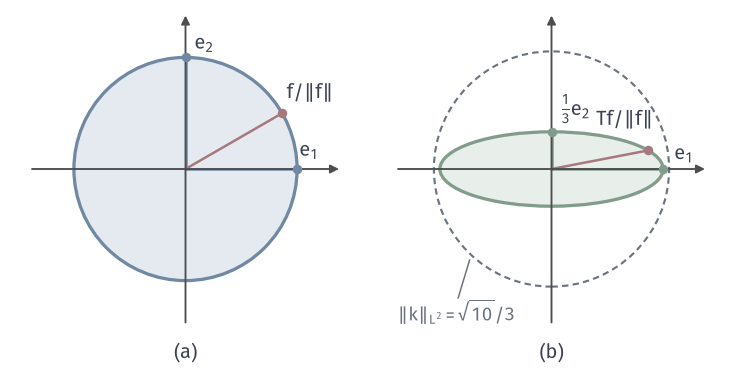

This chart was generated by the following Python code:
from pathlib import Path
import sys
ROOT = next(p for p in Path(__file__).resolve().parents if (p/"build.sh").is_file() and (p/"tex/book.tex").is_file())
sys.path.insert(0, str(ROOT/"figures/00-shared/mathematical-preliminaries-upper/00-shared/comprehension-figures"))
from support import figure, save, BLUE, GREEN, YELLOW, RED, PURPLE, INK, MUTED, GRID, BLUE_FILL, GREEN_FILL, YELLOW_FILL, RED_FILL, PURPLE_FILL
import numpy as np
from matplotlib.colors import LinearSegmentedColormap
from matplotlib.patches import Rectangle, Ellipse, Circle

# 贯穿例子在 span{e1,e2} 上的坐标：T(a,b)=(a,b/3)。单位圆的像是半轴为 1 与 1/3 的椭圆。
# 虚线圆半径 sqrt(10)/3 为核的 L2 范数（Frobenius 范数）。
fig, axes = figure(width_mm=104, height_mm=52, ncols=2, sharex=True, sharey=True)
fig.set_layout_engine(None)
fig.subplots_adjust(left=.03, right=.97, top=.97, bottom=.11, wspace=.12)
L = 1.42
ang = np.pi/6; fpt = np.array([np.cos(ang), np.sin(ang)])
for ax in axes:
    ax.set_xlim(-L, L); ax.set_ylim(-L, L); ax.set_aspect('equal'); ax.axis('off')
    ax.annotate('', xy=(L, 0), xytext=(-L, 0), arrowprops=dict(arrowstyle='-|>', lw=.75, color='#4C4D4F', mutation_scale=7))
    ax.annotate('', xy=(0, L), xytext=(0, -L), arrowprops=dict(arrowstyle='-|>', lw=.75, color='#4C4D4F', mutation_scale=7))
a, b = axes
b.add_patch(Circle((0, 0), np.sqrt(10)/3, fc='none', ec=MUTED, lw=.85, ls=(0, (3, 2))))
a.add_patch(Circle((0, 0), 1, fc=BLUE_FILL, ec=BLUE, lw=1.3))
b.add_patch(Ellipse((0, 0), 2, 2/3, fc=GREEN_FILL, ec=GREEN, lw=1.3))
for ax, p, c, lab, off in ((a, (1, 0), BLUE, '$e_1$', (1.02, .08)), (a, (0, 1), BLUE, '$e_2$', (.08, 1.04)), (a, fpt, RED, r'$f/\|f\|$', (fpt[0]+.04, fpt[1]+.1)),
                          (b, (1, 0), GREEN, '$e_1$', (1.1, .05)), (b, (0, 1/3), GREEN, r'$\frac{1}{3}e_2$', (.08, .4)), (b, (fpt[0], fpt[1]/3), RED, r'$Tf/\|f\|$', (.4, .36))):
    ax.plot(*p, 'o', ms=3.8, color=c, mew=0, zorder=5)
    ax.plot([0, p[0]], [0, p[1]], color=c, lw=1.0)
    ax.text(*off, lab, ha='left', va='bottom')
b.text(-1.38, -1.4, r'$\|k\|_{L^2}=\sqrt{10}/3$', ha='left', va='bottom', color=MUTED, fontsize=7.5)
b.annotate('', xy=(-.72, -.77), xytext=(-.85, -1.2), arrowprops=dict(arrowstyle='-', lw=.6, color=MUTED))
for ax, s in zip(axes, '(a) (b)'.split()):
    q = ax.get_position(); fig.text((q.x0+q.x1)/2, .015, s, ha='center', va='bottom')
save(fig, Path(__file__).resolve().parent, 'figure', {'formula': 'T(a,b)=(a,b/3); f=(sqrt3/2,1/2); ||k||_2=sqrt(10)/3'})
